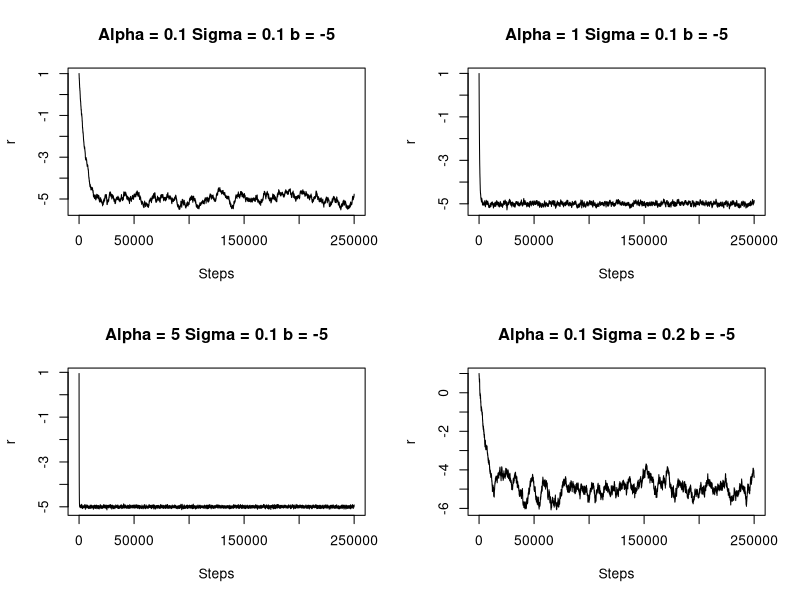
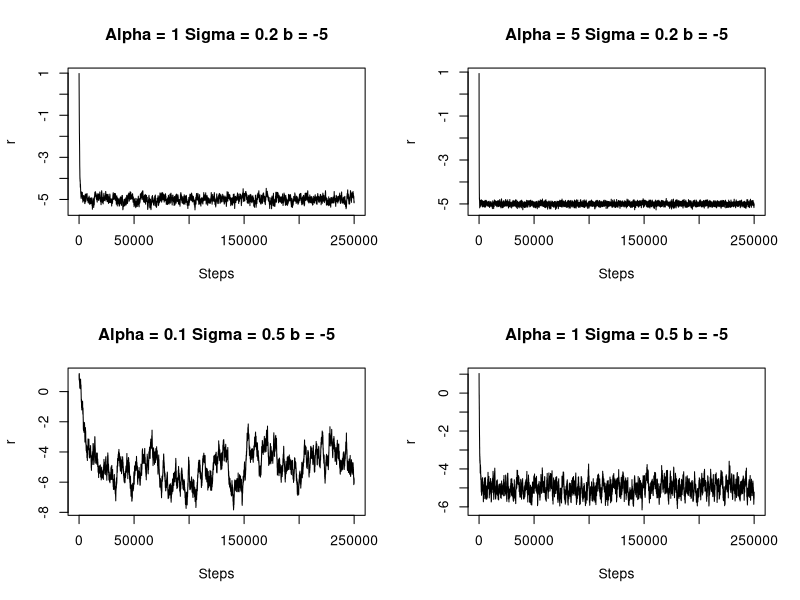
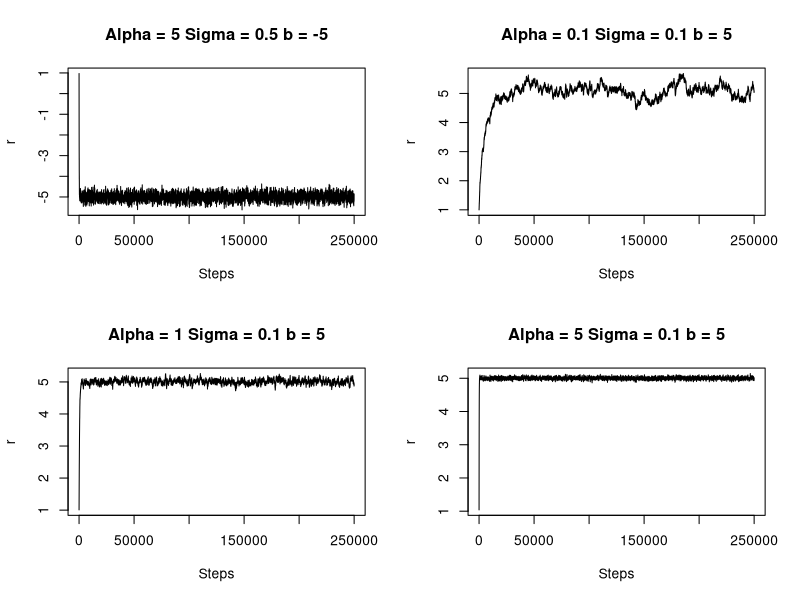
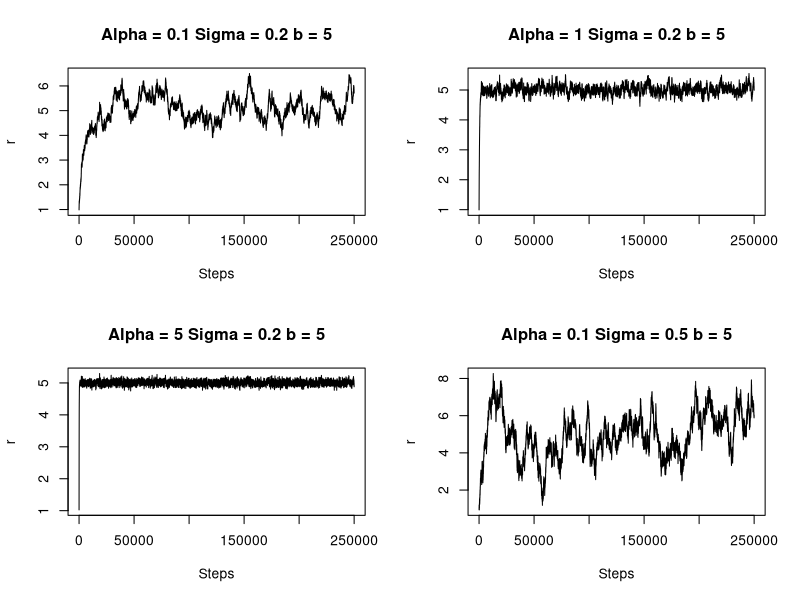
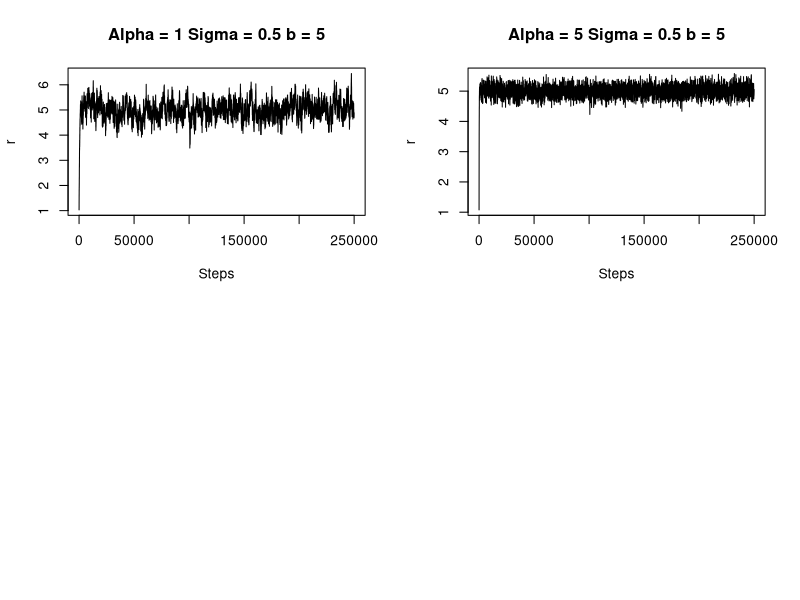
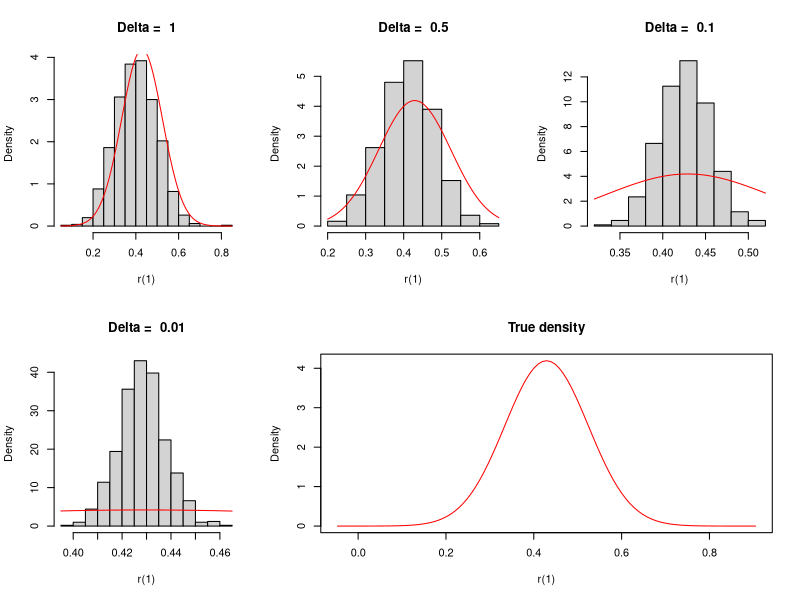
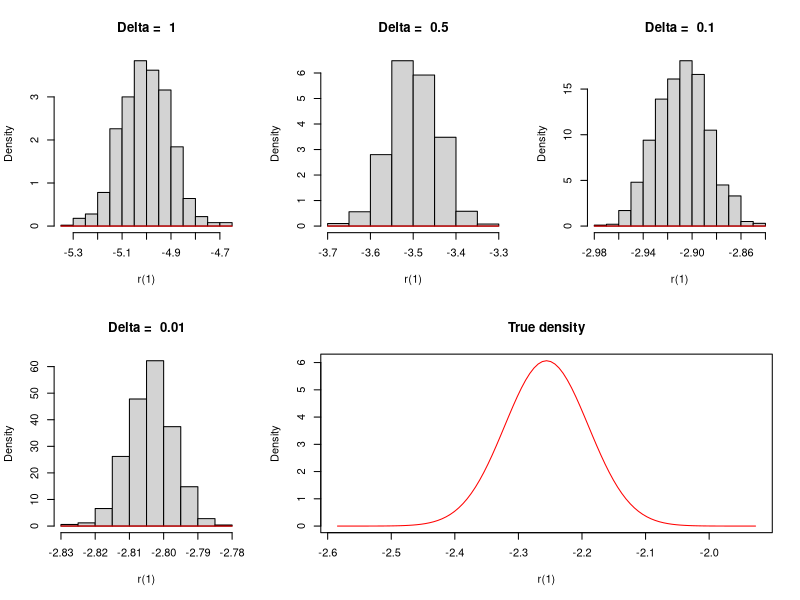
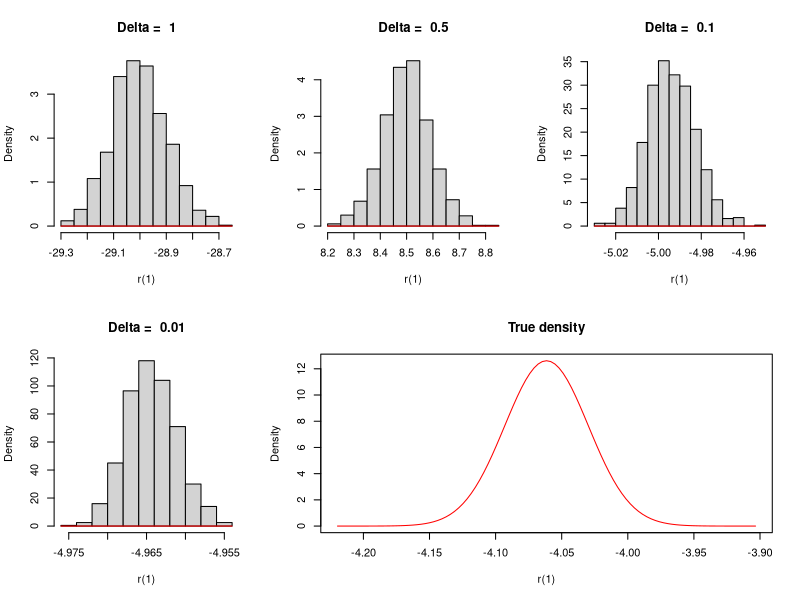

These charts were generated, in order, by the following R code:
## ---- chunk 1
knitr::opts_chunk$set(echo = TRUE)
## ---- chunk 2
alpha <- c(0.1, 1, 5)
sigma <- c(0.1, 0.2, 0.5)
b <- c(-5, 5) 
## ---- chunk 3
random_walk <- function(initial = 1, T = 500, step = 1/500,
                        alpha, sigma, b) {
  n <- T / step
  r <- matrix(rep(NA, n), n, length(alpha))
  r[1, ] <- r.current <- rep(initial, length(alpha))
  Z <- rnorm(n, mean = 0, sd = 1)
  for (i in 1:n) {
    r[i, ] <- r.current <- exp(-alpha * step) * r.current +
      b * (1 - exp(-alpha * step)) +
      sigma / sqrt(2 * alpha) * sqrt(1 - exp(-2 * alpha * step)) * Z[i]
  }
  return(r)
}
## ---- chunk 4
comb <- expand.grid(sigma, b)
print(comb)
## ---- chunk 5
par(mfrow = c(2, 2))
for (i in 1:nrow(comb)) {
  result <- random_walk(alpha = alpha,
                        sigma = comb[i, 1], b = comb[i, 2])
  sapply(c(1:length(alpha)), function(j) plot(result[, j],
                             type = 'l', xlab = 'Steps', ylab = 'r',
                             main = paste0('Alpha = ', alpha[j],' Sigma = ', comb[i, 1],
                                           ' b = ', comb[i, 2])))
}

## ---- chunk 6
plot_true2 <- function(alpha, sigma, b, delta = 1, initial = 1, ad = FALSE, para = 1) {
  mean1 <- exp(-sigma * delta) * initial + b * (1 - exp(-alpha * delta))
  sd1 <- sigma / sqrt(2 * alpha) * sqrt(1 - exp(-2 * alpha * delta))
  temp <- list(NULL, c(mean1 - 5 * sd1, mean1 + 5 * sd1))
  curve(dnorm(x, mean = mean1, sd = sd1), col = 'red',
        xlim = temp[[para]],
        main = 'True density', ylab = 'Density', xlab = 'r(1)', add = ad)
}
## ---- chunk 7
es_sample <- function(alpha, sigma, b, delta,
                      initial = 1, sample_size = 1000) {
  n <- length(alpha)
  r_current <- matrix(rep(initial, sample_size), sample_size, n)
  alpha1 <- matrix(rep(alpha, sample_size), sample_size, n, byrow = TRUE)
  for (i in 1:(1 / delta)) {
    mean1 <- r_current + alpha1 * (b - r_current) * delta
    sd1 <- sigma * delta
    temp <- rnorm(sample_size * n, mean = t(mean1), sd = sd1)
    r_current <- matrix(temp, sample_size, n, byrow = TRUE)
}
  return(r_current)
}
## ---- chunk 8
plot_compare <- function(alpha, sigma, b, delta1, initial = 1) {
  comb <- expand.grid(delta, alpha, sigma, b)
  for (i in 1:nrow(comb)) {
    es_result <- es_sample(delta = comb[i, 1],alpha = comb[i, 2],
                           sigma = comb[i, 3], b = comb[i, 4])
    hist(es_result, prob = TRUE, main = paste('Delta = ', comb[i, 1]),
         ylab = 'Density', xlab = 'r(1)')
    plot_true2(alpha = comb[i, 2], sigma = comb[i, 3], b = comb[i, 4], ad = TRUE)
    if ((i %% 4) == 0) {
      plot_true2(alpha = comb[i, 2], sigma = comb[i, 3], b = comb[i, 4], para = 2)
      print(paste0('Alpha = ', comb[i, 2], ' Sigma = ', comb[i, 3],
                   ' b = ', comb[i, 4]))
    }
  }
}
## ---- chunk 9
alpha <- c(0.1, 1, 5)
sigma <- c(0.1, 0.2, 0.5)
b <- c(-5, 5)
delta <- c(1, 0.5, 0.1, 0.01)
layout(matrix(c(1, 2, 3, 4, 5, 5), 2, 3, byrow = TRUE))
plot_compare(alpha, sigma, b, delta)
## ---- chunk 10
Z <- -(2*(-20*sqrt(5) * pi^2 + 3*pi*exp(-5) - 5*sqrt(5) - 3*pi))/(3*(4*pi^2 + 1))
print(Z)

## ---- chunk 11
t <- 5
Z <- -(-8 * t^(3/2) * pi^2 + 6 * pi * exp(-t) * cos(2 * pi * t) 
       -2 * t^(3/2) + 3 * exp(-t) * sin(2 * pi * t) - 6 * pi) / (3*(4*pi^2 + 1))
x <- seq(0, t, 0.001)
lambda <- function(x) {
  result <- sqrt(x) + exp(-x) * sin(2 * pi * x)
}

M <- max(lambda(x) * (t - 0))
## ---- chunk 12
reject_sample <- function(n, t1) {
  ndone <- 0
  result <- rep(NA, n)
  while (TRUE) {
    cand <- runif(n, min = 0, max = t1)
    ratio <- lambda(cand) / M * dunif(cand, min = 0, max = t1)
    u <- runif(n)
    accept <- u < ratio
    naccept <- min(n - ndone, sum(accept))
    if (naccept > 0) {
      result[(ndone + 1) : (ndone + naccept)] <- cand[accept][1 : naccept]
      ndone <- ndone + naccept
      }
    if (ndone == n) break
  }
  return(sort(result))
}
## ---- chunk 13
n <- rpois(1, Z)
print(n)

## ---- chunk 14
reject_sample(n, t1 = t)
## ---- chunk 15
run_approx <- function(iter, Z1, t1) {
  result <- NA
  n <- rpois(iter, Z1)
  for (i in 1:iter) {
    temp <- reject_sample(n[i], t1)
    result <- append(result, c(temp))
  }
  return(result[-1])
}
result <- run_approx(1000, Z1 = Z, t1 = t)
plot(x, lambda(x) / Z, type = 'l', col = 'red', 
     xlab = 'Event points',ylab = 'Density')
hist(result, add = TRUE, prob = TRUE)
## ---- chunk 16
result1 <- run_approx(5000, Z1 = Z, t1 = t)
plot(x, lambda(x) / Z, type = 'l', col = 'red', xlab = 'Event points',ylab = 'Density')
hist(result1, 30, add = TRUE, prob = TRUE)
